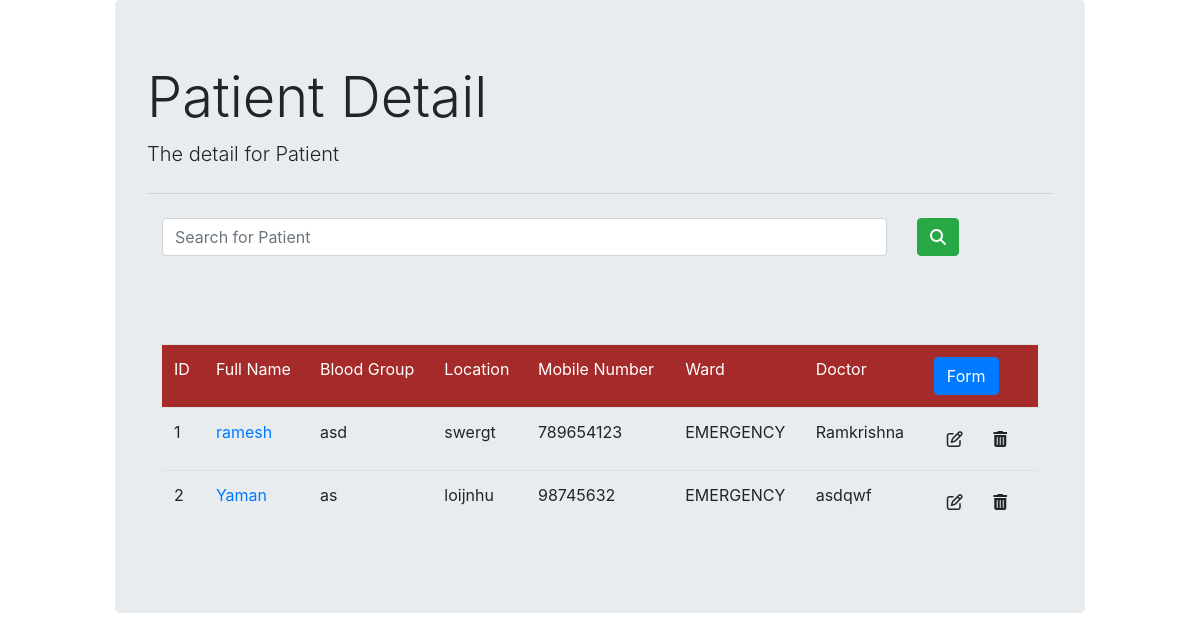
The page /list/ on the database as committed earlier.
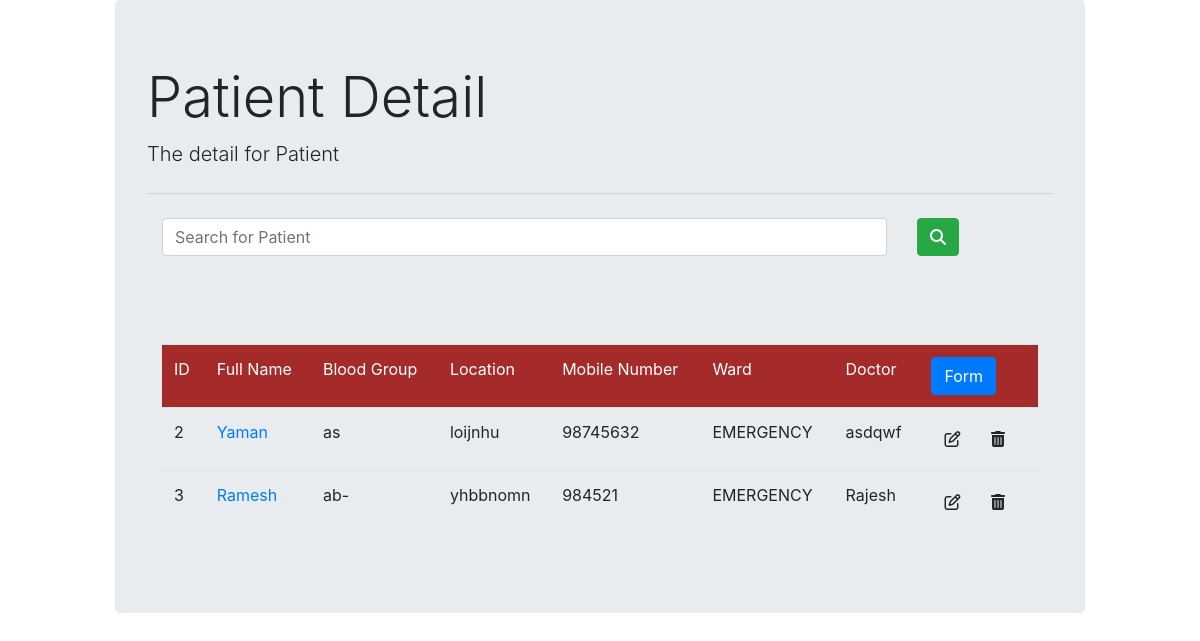
The same page on the database as committed later.
### patient/models.py (models this page shows, shortened)
class detail(models.Model):
    name = models.CharField(max_length = 100)
    phone_number = models.IntegerField()
    blood_group = models.CharField(max_length=3)
    location = models.CharField(max_length=100)
    ward_type = models.ForeignKey(ward,on_delete=models.CASCADE)
    doctor = models.ForeignKey(DoctorDetail,on_delete=models.CASCADE)

class ward(models.Model):
    ward_room = models.CharField(max_length=30)
    def __str__(self):
        return self.ward_room

### doctor/models.py (models this page shows)
class DoctorDetail(models.Model):
    name = models.CharField(max_length=100)
    location= models.CharField(max_length=100)
    phone_number=models.IntegerField()
    def __str__(self):
        return self.name

### patient/views.py (the view)
# urls.py: path('list/',views.patient_list,name='list'),
def patient_list(request):
    context = {
        'patientdetails': detail.objects.all()
    }
    return render(request,'patient_list.html',context)

### patient/templates/patient_list.html (shortened to what this page needs)
{% extends "base.html" %}
{% block content %}
    <div class="container">
<div class="row">
    <div class="col-10">
        <form action="{% url 'search' %}" method="GET" class="form-group">
            <input type="search" autocomplete="off" name='patient_search'
            value="{{request.GET.patient_search}}" class="form-control" placeholder='Search for Patient' >
        </div>
    <div class="col-2">
        <button type="submit" class="btn btn-success rols-md-4" > <i class="fa fa-search"></i> </button>
    </div>
</div>
<br>
<div>
    {% if found %}
    <table class='table' >
        <thead>
            <tr><td>ID</td>
                <td>Full Name</td>
                <td>Blood Group</td>
                <td>Location</td>
                <td>Mobile Number</td>
                <td>Ward</td>
                <td>Doctor</td>
            </tr>
        </thead>
        {% for item in found %}
        <tbody>
            <tr>
                <td>{{item.id}}</a> </td>
                <td><a href="{% url 'patient_detail' item.id %}">{{item.name}}</a></td>
                <td>{{item.blood_group}}</td>
                <td>{{item.location}}</td>
                <td>{{item.phone_number}}</td>
                <td>{{item.ward_type}}</td>
                <td>{{item.doctor}}</td>
                <td><a href="{% url 'update' item.id %}" class="btn"><i class="fa fa-edit "></i></a>
                    <a href="{% url 'delete' item.id %}" class="btn"><i class="fa fa-trash "></i></a>
                </td>
            </tr>
        </tbody>
        {% endfor %}
    </table>
</div>
<hr>
        {% else %}
        <table class="table mt-5">
            <thead style="background-color: brown;color: white;">
        <tr><td>ID</td>
            <td>Full Name</td>
            <td>Blood Group</td>
            <td>Location</td>
            <td>Mobile Number</td>
            <td>Ward</td>
            <td>Doctor</td>
            <td>  <a href="{% url 'form_patient' %}" class="btn btn-primary">Form</a>  </td>
        </tr>
    </thead>
    <tbody>
        {% for patient in patientdetails %}
        <tr>
            <td>{{patient.id}}</a> </td>
            <td><a href="{% url 'patient_detail' patient.id %}">{{patient.name}}</a></td>
            <td>{{patient.blood_group}}</td>
            <td>{{patient.location}}</td>
            <td>{{patient.phone_number}}</td>
            <td>{{patient.ward_type}}</td>
            <td>{{patient.doctor}}</td>
            <td><a href="{% url 'update' patient.id %}" class="btn"><i class="fa fa-edit "></i></a>
                <a href="{% url 'delete' patient.id %}" class="btn"><i class="fa fa-trash "></i></a>
            </td>
        </tr>
        {% endfor %}
    </tbody>
</table>
{% endif %}
{% endblock content %}

Rows that differ between the two databases and show on the page:
removed detail: id "1", name "ramesh", blood_group "asd", location "swergt", phone_number "789654123", ward_type "EMERGENCY", doctor "Ramkrishna"
added detail: id "3", name "Ramesh", blood_group "ab-", location "yhbbnomn", phone_number "984521", ward_type "EMERGENCY", doctor "Rajesh"
